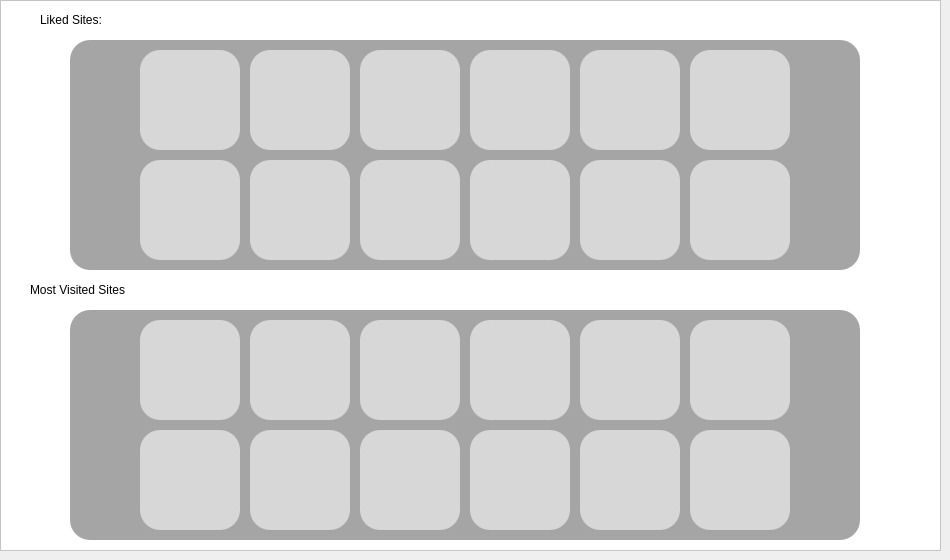
                <widget class="QWidget" name="favouritesPage">
                 <widget class="QFrame" name="favouritesFrame">
                  <property name="geometry">
                   <rect>
                    <x>0</x>
                    <y>0</y>
                    <width>941</width>
                    <height>551</height>
                   </rect>
                  </property>
                  <property name="styleSheet">
                   <string notr="true">background-color: white;</string>
                  </property>
                  <property name="frameShape">
                   <enum>QFrame::StyledPanel</enum>
                  </property>
                  <property name="frameShadow">
                   <enum>QFrame::Raised</enum>
                  </property>
                  <widget class="QFrame" name="likedSites">
                   <property name="geometry">
                    <rect>
                     <x>70</x>
                     <y>40</y>
                     <width>790</width>
                     <height>230</height>
                    </rect>
                   </property>
                   <property name="styleSheet">
                    <string notr="true">background-color: rgb(165, 165, 165);
border-radius: 20px; </string>
                   </property>
                   <property name="frameShape">
                    <enum>QFrame::StyledPanel</enum>
                   </property>
                   <property name="frameShadow">
                    <enum>QFrame::Raised</enum>
                   </property>
                   <property name="html" stdset="0">
                    <string>&lt;!DOCTYPE HTML PUBLIC &quot;-//W3C//DTD HTML 4.0//EN&quot; &quot;http://www.w3.org/TR/REC-html40/strict.dtd&quot;&gt;
&lt;html&gt;&lt;head&gt;&lt;meta name=&quot;qrichtext&quot; content=&quot;1&quot; /&gt;&lt;style type=&quot;text/css&quot;&gt;
p, li { white-space: pre-wrap; }
&lt;/style&gt;&lt;/head&gt;&lt;body style=&quot; font-family:'Ubuntu'; font-size:11pt; font-weight:400; font-style:normal;&quot;&gt;
&lt;p style=&quot; margin-top:0px; margin-bottom:0px; margin-left:0px; margin-right:0px; -qt-block-indent:0; text-indent:0px;&quot;&gt;&lt;span style=&quot; font-family:'Segoe UI'; font-size:9pt;&quot;&gt;favourites&lt;/span&gt;&lt;/p&gt;&lt;/body&gt;&lt;/html&gt;</string>
                   </property>
                   <widget class="QPushButton" name="liked1">
                    <property name="geometry">
                     <rect>
                      <x>70</x>
                      <y>10</y>
                      <width>100</width>
                      <height>100</height>
                     </rect>
                    </property>
                    <property name="styleSheet">
                     <string notr="true">QPushButton {
    border: solid;
    border-radius: 20px; 
    background-color: rgb(215, 215, 215);
}

QPushButton::icon {
    padding: 10px; 
}

QPushButton:hover {
    background-color: rgb(154, 153, 150);
}</string>
                    </property>
                    <property name="text">
                     <string/>
                    </property>
                   </widget>
                   <widget class="QPushButton" name="liked2">
                    <property name="geometry">
                     <rect>
                      <x>70</x>
                      <y>120</y>
                      <width>100</width>
                      <height>100</height>
                     </rect>
                    </property>
                    <property name="styleSheet">
                     <string notr="true">QPushButton {
    border: solid;
    border-radius: 20px; 
    background-color: rgb(215, 215, 215);
}

QPushButton::icon {
    padding: 10px; 
}

QPushButton:hover {
    background-color: rgb(154, 153, 150);
}</string>
                    </property>
                    <property name="text">
                     <string/>
                    </property>
                   </widget>
                   <widget class="QPushButton" name="liked3">
                    <property name="geometry">
                     <rect>
                      <x>180</x>
                      <y>10</y>
                      <width>100</width>
                      <height>100</height>
                     </rect>
                    </property>
                    <property name="styleSheet">
                     <string notr="true">QPushButton {
    border: solid;
    border-radius: 20px; 
    background-color: rgb(215, 215, 215);
}

QPushButton::icon {
    padding: 10px; 
}

QPushButton:hover {
    background-color: rgb(154, 153, 150);
}</string>
                    </property>
                    <property name="text">
                     <string/>
                    </property>
                   </widget>
                   <widget class="QPushButton" name="liked4">
                    <property name="geometry">
                     <rect>
                      <x>180</x>
                      <y>120</y>
                      <width>100</width>
                      <height>100</height>
                     </rect>
                    </property>
                    <property name="styleSheet">
                     <string notr="true">QPushButton {
    border: solid;
    border-radius: 20px; 
    background-color: rgb(215, 215, 215);
}

QPushButton::icon {
    padding: 10px; 
}

QPushButton:hover {
    background-color: rgb(154, 153, 150);
}</string>
                    </property>
                    <property name="text">
                     <string/>
                    </property>
                   </widget>
                   <widget class="QPushButton" name="liked5">
                    <property name="geometry">
                     <rect>
                      <x>290</x>
                      <y>10</y>
                      <width>100</width>
                      <height>100</height>
                     </rect>
                    </property>
                    <property name="styleSheet">
                     <string notr="true">QPushButton {
    border: solid;
    border-radius: 20px; 
    background-color: rgb(215, 215, 215);
}

QPushButton::icon {
    padding: 10px; 
}

QPushButton:hover {
    background-color: rgb(154, 153, 150);
}</string>
                    </property>
                    <property name="text">
                     <string/>
                    </property>
                   </widget>
                   <widget class="QPushButton" name="liked6">
                    <property name="geometry">
                     <rect>
                      <x>290</x>
                      <y>120</y>
                      <width>100</width>
                      <height>100</height>
                     </rect>
                    </property>
                    <property name="styleSheet">
                     <string notr="true">QPushButton {
    border: solid;
    border-radius: 20px; 
    background-color: rgb(215, 215, 215);
}

QPushButton::icon {
    padding: 10px; 
}

QPushButton:hover {
    background-color: rgb(154, 153, 150);
}</string>
                    </property>
                    <property name="text">
                     <string/>
                    </property>
                   </widget>
                   <widget class="QPushButton" name="liked7">
                    <property name="geometry">
                     <rect>
                      <x>400</x>
                      <y>10</y>
                      <width>100</width>
                      <height>100</height>
                     </rect>
                    </property>
                    <property name="styleSheet">
                     <string notr="true">QPushButton {
    border: solid;
    border-radius: 20px; 
    background-color: rgb(215, 215, 215);
}

QPushButton::icon {
    padding: 10px; 
}

QPushButton:hover {
    background-color: rgb(154, 153, 150);
}</string>
                    </property>
                    <property name="text">
                     <string/>
                    </property>
                   </widget>
                   <widget class="QPushButton" name="liked8">
                    <property name="geometry">
                     <rect>
                      <x>400</x>
                      <y>120</y>
                      <width>100</width>
                      <height>100</height>
                     </rect>
                    </property>
                    <property name="styleSheet">
                     <string notr="true">QPushButton {
    border: solid;
    border-radius: 20px; 
    background-color: rgb(215, 215, 215);
}

QPushButton::icon {
    padding: 10px; 
}

QPushButton:hover {
    background-color: rgb(154, 153, 150);
}</string>
                    </property>
                    <property name="text">
                     <string/>
                    </property>
                   </widget>
                   <widget class="QPushButton" name="liked9">
                    <property name="geometry">
                     <rect>
                      <x>510</x>
                      <y>10</y>
                      <width>100</width>
                      <height>100</height>
                     </rect>
                    </property>
                    <property name="styleSheet">
                     <string notr="true">QPushButton {
    border: solid;
    border-radius: 20px; 
    background-color: rgb(215, 215, 215);
}

QPushButton::icon {
    padding: 10px; 
}

QPushButton:hover {
    background-color: rgb(154, 153, 150);
}</string>
                    </property>
                    <property name="text">
                     <string/>
                    </property>
                   </widget>
                   <widget class="QPushButton" name="liked10">
                    <property name="geometry">
                     <rect>
                      <x>510</x>
                      <y>120</y>
                      <width>100</width>
                      <height>100</height>
                     </rect>
                    </property>
                    <property name="styleSheet">
                     <string notr="true">QPushButton {
    border: solid;
    border-radius: 20px; 
    background-color: rgb(215, 215, 215);
}

QPushButton::icon {
    padding: 10px; 
}

QPushButton:hover {
    background-color: rgb(154, 153, 150);
}</string>
                    </property>
                    <property name="text">
                     <string/>
                    </property>
                   </widget>
                   <widget class="QPushButton" name="liked11">
                    <property name="geometry">
                     <rect>
                      <x>620</x>
                      <y>10</y>
                      <width>100</width>
                      <height>100</height>
                     </rect>
                    </property>
                    <property name="styleSheet">
                     <string notr="true">QPushButton {
    border: solid;
    border-radius: 20px; 
    background-color: rgb(215, 215, 215);
}

QPushButton::icon {
    padding: 10px; 
}

QPushButton:hover {
    background-color: rgb(154, 153, 150);
}</string>
                    </property>
                    <property name="text">
                     <string/>
                    </property>
                   </widget>
                   <widget class="QPushButton" name="liked12">
                    <property name="geometry">
                     <rect>
                      <x>620</x>
                      <y>120</y>
                      <width>100</width>
                      <height>100</height>
                     </rect>
                    </property>
                    <property name="styleSheet">
                     <string notr="true">QPushButton {
    border: solid;
    border-radius: 20px; 
    background-color: rgb(215, 215, 215);
}

QPushButton::icon {
    padding: 10px; 
}

QPushButton:hover {
    background-color: rgb(154, 153, 150);
}</string>
                    </property>
                    <property name="text">
                     <string/>
                    </property>
                   </widget>
                   <widget class="QPushButton" name="likedLeftArrow">
                    <property name="geometry">
                     <rect>
                      <x>10</x>
                      <y>90</y>
                      <width>50</width>
                      <height>50</height>
                     </rect>
                    </property>
                    <property name="styleSheet">
                     <string notr="true">QPushButton {
    border: none;
    border-radius: 10px; 
    background-color: transparent;
}

QPushButton::icon {
    padding: 10px; 
}

QPushButton:hover {
    background-color: rgb(220, 190, 190);
}</string>
                    </property>
                    <property name="text">
                     <string/>
                    </property>
                   </widget>
                   <widget class="QPushButton" name="likedRightArrow">
                    <property name="geometry">
                     <rect>
                      <x>730</x>
                      <y>90</y>
                      <width>50</width>
                      <height>50</height>
                     </rect>
                    </property>
                    <property name="styleSheet">
                     <string notr="true">QPushButton {
    border: none;
    border-radius: 10px; 
    background-color: transparent;
}

QPushButton::icon {
    padding: 10px; 
}

QPushButton:hover {
    background-color: rgb(220, 190, 190);
}</string>
                    </property>
                    <property name="text">
                     <string/>
                    </property>
                   </widget>
                  </widget>
                  <widget class="QLabel" name="label">
                   <property name="geometry">
                    <rect>
                     <x>40</x>
                     <y>10</y>
                     <width>91</width>
                     <height>20</height>
                    </rect>
                   </property>
                   <property name="text">
                    <string>Liked Sites:</string>
                   </property>
                  </widget>
                  <widget class="QLabel" name="label_2">
                   <property name="geometry">
                    <rect>
                     <x>30</x>
                     <y>280</y>
                     <width>141</width>
                     <height>20</height>
                    </rect>
                   </property>
                   <property name="text">
                    <string>Most Visited Sites</string>
                   </property>
                  </widget>
                  <widget class="QFrame" name="mostVisitedSites">
                   <property name="geometry">
                    <rect>
                     <x>70</x>
                     <y>310</y>
                     <width>790</width>
                     <height>230</height>
                    </rect>
                   </property>
                   <property name="styleSheet">
                    <string notr="true">background-color: rgb(165, 165, 165);
border-radius: 20px; </string>
                   </property>
                   <property name="frameShape">
                    <enum>QFrame::StyledPanel</enum>
                   </property>
                   <property name="frameShadow">
                    <enum>QFrame::Raised</enum>
                   </property>
                   <widget class="QPushButton" name="mostVisited1">
                    <property name="geometry">
                     <rect>
                      <x>70</x>
                      <y>10</y>
                      <width>100</width>
                      <height>100</height>
                     </rect>
                    </property>
                    <property name="styleSheet">
                     <string notr="true">QPushButton {
    border: solid;
    border-radius: 20px; 
    background-color: rgb(215, 215, 215);
}

QPushButton::icon {
    padding: 10px; 
}

QPushButton:hover {
    background-color: rgb(154, 153, 150);
}</string>
                    </property>
                    <property name="text">
                     <string/>
                    </property>
                   </widget>
                   <widget class="QPushButton" name="mostVisited2">
                    <property name="geometry">
                     <rect>
                      <x>70</x>
                      <y>120</y>
                      <width>100</width>
                      <height>100</height>
                     </rect>
                    </property>
                    <property name="styleSheet">
                     <string notr="true">QPushButton {
    border: solid;
    border-radius: 20px; 
    background-color: rgb(215, 215, 215);
}

QPushButton::icon {
    padding: 10px; 
}

QPushButton:hover {
    background-color: rgb(154, 153, 150);
}</string>
                    </property>
                    <property name="text">
                     <string/>
                    </property>
                   </widget>
                   <widget class="QPushButton" name="mostVisited3">
                    <property name="geometry">
                     <rect>
                      <x>180</x>
                      <y>10</y>
                      <width>100</width>
                      <height>100</height>
                     </rect>
                    </property>
                    <property name="styleSheet">
                     <string notr="true">QPushButton {
    border: solid;
    border-radius: 20px; 
    background-color: rgb(215, 215, 215);
}

QPushButton::icon {
    padding: 10px; 
}

QPushButton:hover {
    background-color: rgb(154, 153, 150);
}</string>
                    </property>
                    <property name="text">
                     <string/>
                    </property>
                   </widget>
                   <widget class="QPushButton" name="mostVisited4">
                    <property name="geometry">
                     <rect>
                      <x>180</x>
                      <y>120</y>
                      <width>100</width>
                      <height>100</height>
                     </rect>
                    </property>
                    <property name="styleSheet">
                     <string notr="true">QPushButton {
    border: solid;
    border-radius: 20px; 
    background-color: rgb(215, 215, 215);
}

QPushButton::icon {
    padding: 10px; 
}

QPushButton:hover {
    background-color: rgb(154, 153, 150);
}</string>
                    </property>
                    <property name="text">
                     <string/>
                    </property>
                   </widget>
                   <widget class="QPushButton" name="mostVisited5">
                    <property name="geometry">
                     <rect>
                      <x>290</x>
                      <y>10</y>
                      <width>100</width>
                      <height>100</height>
                     </rect>
                    </property>
                    <property name="styleSheet">
                     <string notr="true">QPushButton {
    border: solid;
    border-radius: 20px; 
    background-color: rgb(215, 215, 215);
}

QPushButton::icon {
    padding: 10px; 
}

QPushButton:hover {
    background-color: rgb(154, 153, 150);
}</string>
                    </property>
                    <property name="text">
                     <string/>
                    </property>
                   </widget>
                   <widget class="QPushButton" name="mostVisited6">
                    <property name="geometry">
                     <rect>
                      <x>290</x>
                      <y>120</y>
                      <width>100</width>
                      <height>100</height>
                     </rect>
                    </property>
                    <property name="styleSheet">
                     <string notr="true">QPushButton {
    border: solid;
    border-radius: 20px; 
    background-color: rgb(215, 215, 215);
}

QPushButton::icon {
    padding: 10px; 
}

QPushButton:hover {
    background-color: rgb(154, 153, 150);
}</string>
                    </property>
                    <property name="text">
                     <string/>
                    </property>
                   </widget>
                   <widget class="QPushButton" name="mostVisited7">
                    <property name="geometry">
                     <rect>
                      <x>400</x>
                      <y>10</y>
                      <width>100</width>
                      <height>100</height>
                     </rect>
                    </property>
                    <property name="styleSheet">
                     <string notr="true">QPushButton {
    border: solid;
    border-radius: 20px; 
    background-color: rgb(215, 215, 215);
}

QPushButton::icon {
    padding: 10px; 
}

QPushButton:hover {
    background-color: rgb(154, 153, 150);
}</string>
                    </property>
                    <property name="text">
                     <string/>
                    </property>
                   </widget>
                   <widget class="QPushButton" name="mostVisited8">
                    <property name="geometry">
                     <rect>
                      <x>400</x>
                      <y>120</y>
                      <width>100</width>
                      <height>100</height>
                     </rect>
                    </property>
                    <property name="styleSheet">
                     <string notr="true">QPushButton {
    border: solid;
    border-radius: 20px; 
    background-color: rgb(215, 215, 215);
}

QPushButton::icon {
    padding: 10px; 
}

QPushButton:hover {
    background-color: rgb(154, 153, 150);
}</string>
                    </property>
                    <property name="text">
                     <string/>
                    </property>
                   </widget>
                   <widget class="QPushButton" name="mostVisited9">
                    <property name="geometry">
                     <rect>
                      <x>510</x>
                      <y>10</y>
                      <width>100</width>
                      <height>100</height>
                     </rect>
                    </property>
                    <property name="styleSheet">
                     <string notr="true">QPushButton {
    border: solid;
    border-radius: 20px; 
    background-color: rgb(215, 215, 215);
}

QPushButton::icon {
    padding: 10px; 
}

QPushButton:hover {
    background-color: rgb(154, 153, 150);
}</string>
                    </property>
                    <property name="text">
                     <string/>
                    </property>
                   </widget>
                   <widget class="QPushButton" name="mostVisited10">
                    <property name="geometry">
                     <rect>
                      <x>510</x>
                      <y>120</y>
                      <width>100</width>
                      <height>100</height>
                     </rect>
                    </property>
                    <property name="styleSheet">
                     <string notr="true">QPushButton {
    border: solid;
    border-radius: 20px; 
    background-color: rgb(215, 215, 215);
}

QPushButton::icon {
    padding: 10px; 
}

QPushButton:hover {
    background-color: rgb(154, 153, 150);
}</string>
                    </property>
                    <property name="text">
                     <string/>
                    </property>
                   </widget>
                   <widget class="QPushButton" name="mostVisited11">
                    <property name="geometry">
                     <rect>
                      <x>620</x>
                      <y>10</y>
                      <width>100</width>
                      <height>100</height>
                     </rect>
                    </property>
                    <property name="styleSheet">
                     <string notr="true">QPushButton {
    border: solid;
    border-radius: 20px; 
    background-color: rgb(215, 215, 215);
}

QPushButton::icon {
    padding: 10px; 
}

QPushButton:hover {
    background-color: rgb(154, 153, 150);
}</string>
                    </property>
                    <property name="text">
                     <string/>
                    </property>
                   </widget>
                   <widget class="QPushButton" name="mostVisited12">
                    <property name="geometry">
                     <rect>
                      <x>620</x>
                      <y>120</y>
                      <width>100</width>
                      <height>100</height>
                     </rect>
                    </property>
                    <property name="styleSheet">
                     <string notr="true">QPushButton {
    border: solid;
    border-radius: 20px; 
    background-color: rgb(215, 215, 215);
}

QPushButton::icon {
    padding: 10px; 
}

QPushButton:hover {
    background-color: rgb(154, 153, 150);
}</string>
                    </property>
                    <property name="text">
                     <string/>
                    </property>
                   </widget>
                   <widget class="QPushButton" name="mostVisitedLeftArrow">
                    <property name="geometry">
                     <rect>
                      <x>10</x>
                      <y>90</y>
                      <width>50</width>
                      <height>50</height>
                     </rect>
                    </property>
                    <property name="styleSheet">
                     <string notr="true">QPushButton {
    border: none;
    border-radius: 10px; 
    background-color: transparent;
}

QPushButton::icon {
    padding: 10px; 
}

QPushButton:hover {
    background-color: rgb(220, 190, 190);
}</string>
                    </property>
                    <property name="text">
                     <string/>
                    </property>
                   </widget>
                   <widget class="QPushButton" name="mostVisitedRightArrow">
                    <property name="geometry">
                     <rect>
                      <x>730</x>
                      <y>90</y>
                      <width>50</width>
                      <height>50</height>
                     </rect>
                    </property>
                    <property name="styleSheet">
                     <string notr="true">QPushButton {
    border: none;
    border-radius: 10px; 
    background-color: transparent;
}

QPushButton::icon {
    padding: 10px; 
}

QPushButton:hover {
    background-color: rgb(220, 190, 190);
}</string>
                    </property>
                    <property name="text">
                     <string/>
                    </property>
                   </widget>
                  </widget>
                 </widget>
                </widget>
